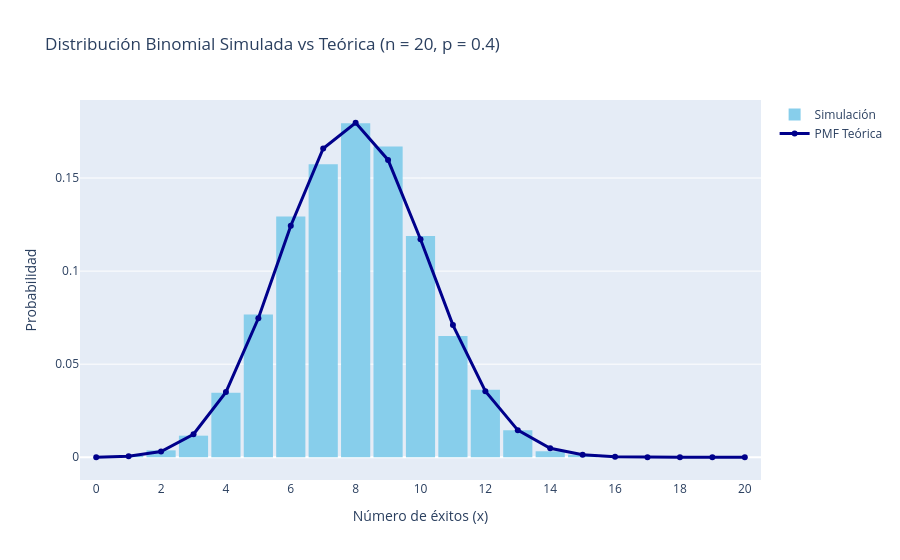

Here is the notebook cell this chart was saved with:
### Code cell
import numpy as np
import plotly.graph_objects as go
from scipy.stats import binom

# Fijamos una semilla para que los resultados sean reproducibles
np.random.seed(123)

# Parámetros de la distribución binomial
n_ensayos = 20    # Número total de ensayos independientes (n)
p_exito = 0.4      # Probabilidad de éxito en cada ensayo (p)

# Número de simulaciones
n_simulaciones = 10000

# Generamos las simulaciones usando NumPy
datos_binomiales = np.random.binomial(n_ensayos, p_exito, n_simulaciones)

# Definimos el rango de todos los valores posibles (de 0 a n ensayos)
x_vals = np.arange(0, n_ensayos + 1)
y_vals = binom.pmf(x_vals, n_ensayos, p_exito)

fig = go.Figure()

# Agregamos el histograma de la simulación empírica
fig.add_trace(go.Histogram(
    x = datos_binomiales,
    histnorm = 'probability',
    marker_color = 'skyblue',
    name = 'Simulación',
    # Alineamos las barras perfectamente con los números enteros
    xbins = dict(start=-0.5, end=n_ensayos + 0.5, size=1)
))

# Agregamos la distribución teórica discreta (línea con marcadores)
fig.add_trace(go.Scatter(
    x = x_vals,
    y = y_vals,
    mode = 'lines+markers',
    name = 'PMF Teórica',
    line = dict(color='darkblue', width=3),
    marker = dict(size=6)
))

# Configuración y estética de la gráfica interactiva
fig.update_layout(
    title = f"Distribución Binomial Simulada vs Teórica (n = {n_ensayos}, p = {p_exito})",
    xaxis_title = 'Número de éxitos (x)',
    yaxis_title = 'Probabilidad',
    bargap = 0.1,
    xaxis = dict(range=[-0.5, n_ensayos + 0.5], tickmode = 'linear', tick0 = 0, dtick = 2)
)

fig.show()

### Figure 1 — Plotly figure (JSON) as saved in the notebook; plotly's stock layout.template omitted (floating-point values rounded to 4 significant figures; data arrays with more than 128 entries replaced by an {"elided": "..."} marker saying what was removed)
{"data": [{"histnorm": "probability", "marker": {"color": "skyblue"}, "name": "Simulación", "type": "histogram", "x": {"elided": "10000 int values"}, "xbins": {"end": 20.5, "size": 1, "start": -0.5}}, {"line": {"color": "darkblue", "width": 3}, "marker": {"size": 6}, "mode": "lines+markers", "name": "PMF Teórica", "type": "scatter", "x": [0, 1, 2, 3, 4, 5, 6, 7, 8, 9, 10, 11, 12, 13, 14, 15, 16, 17, 18, 19, 20], "y": [3.656e-05, 0.0004875, 0.003087, 0.01235, 0.03499, 0.07465, 0.1244, 0.1659, 0.1797, 0.1597, 0.1171, 0.07099, 0.0355, 0.01456, 0.004854, 0.001294, 0.0002697, 4.23e-05, 4.7e-06, 3.299e-07, 1.1e-08]}], "layout": {"bargap": 0.1, "title": {"text": "Distribución Binomial Simulada vs Teórica (n = 20, p = 0.4)"}, "xaxis": {"dtick": 2, "range": [-0.5, 20.5], "tick0": 0, "tickmode": "linear", "title": {"text": "Número de éxitos (x)"}}, "yaxis": {"title": {"text": "Probabilidad"}}}}
